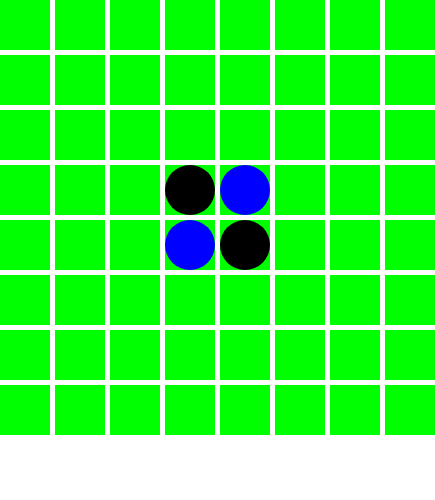
Frame 1 (no input)
Frame 60 (no input): identical to frame 1, image omitted
Frame 120 (the mouse pressed at the canvas centre since frame 60): identical to frame 1, image omitted

The p5.js sketch that drew this single still picture (run headless with seeded random() and noise() and a simulated clock; from frame 60 on, the mouse is pressed at the canvas centre):

// p5.js sketch
// ── sketch.js
var turn;
var player1, player2;
var winner = [], basePieces = [];
var x;

function setup() {
    createCanvas(435, 500);
    turn = 0;
    player1 = new Player(0, 0, 0, "Player 1");
    player2 = new Player(0, 0, 255, "Player 2");
    for (loop1 = 25; loop1 <= 410; loop1 += 55) {
        for (loop2 = 25; loop2 <= 410; loop2 += 55) {
            new EmptySpace(loop1, loop2);
        }
    }
    basePieces = [new Piece(190, 190, player1), new Piece(190, 245, player2), new Piece(245, 190, player2), new Piece(245, 245, player1)];
}

function draw() {
    displayAllEmptySpaces();
    displayAllPieces();
    EmptyCheck();
}

function mouseReleased() {
    placePieceAll();
}

function reset() {
    turn = 0;
    revertToOrignal();
    allPieces = basePieces;
}
// ── colour+position.js
class Colour {
    constructor(r, g, b) {
        this.r = r;
        this.g = g;
        this.b = b;
    }
}

class Position {
    constructor(x, y) {
        this.x = x;
        this.y = y;
    }
}
// ── emptySpace.js
var allEmptySpaces = [];

class EmptySpace {
    constructor(x ,y) {
        this.position = new Position(x, y);
        this.empty = true;
        this.display = function() {
            push();
            rectMode(CENTER);
            strokeWeight(0);
            fill(0, 255, 0);
            rect(this.position.x, this.position.y, 50, 50);
            pop();
        }
        this.placePiece = function() {
            if (mouseX - this.position.x < 25 && mouseX - this.position.x > -25 && mouseY - this.position.y < 25 && mouseY - this.position.y > -25 && this.empty) {
                for(loop2 = 0; loop2 < allPlayers.length; loop2++) {
                    if (allPlayers[loop2].turn === turn % allPlayers.length) {
                        condition1 = true;
                        for (loop3 = this.position; condition1;) {
                            loop3.x += 55;
                            condition1 = false;
                            for (loop4 = 0; loop4 < allPieces.length; loop4++) {
                                if (allPieces[loop4].position.x === loop3.x && allPieces[loop4].position.y === loop3.y) {
                                    if (allPlayers[loop2].colour.r != allPieces[loop4].colour.r || allPlayers[loop2].colour.g != allPieces[loop4].colour.g || allPlayers[loop2].colour.b != allPieces[loop4].colour.b) {
                                        allPieces[loop4].switching = true;
                                    }
                                    condition1 = true;
                                    if (allPlayers[loop2].colour.r === allPieces[loop4].colour.r && allPlayers[loop2].colour.g === allPieces[loop4].colour.g && allPlayers[loop2].colour.b === allPieces[loop4].colour.b) {
                                        switchSwitch();
                                        condition1 = false;
                                    }
                                    loop4 = allPieces.length;
                                }
                            }
                        }
                        switchingAllFalse();
                        condition1 = true;
                        for (loop3 = this.position; condition1;) {
                            loop3.x -= 55;
                            condition1 = false;
                            for (loop4 = 0; loop4 < allPieces.length; loop4++) {
                                if (allPieces[loop4].position.x === loop3.x && allPieces[loop4].position.y === loop3.y) {
                                    if (allPlayers[loop2].colour.r != allPieces[loop4].colour.r || allPlayers[loop2].colour.g != allPieces[loop4].colour.g || allPlayers[loop2].colour.b != allPieces[loop4].colour.b) {
                                        allPieces[loop4].switching = true;
                                    }
                                    condition1 = true;
                                    if (allPlayers[loop2].colour.r === allPieces[loop4].colour.r && allPlayers[loop2].colour.g === allPieces[loop4].colour.g && allPlayers[loop2].colour.b === allPieces[loop4].colour.b) {
                                        switchSwitch();
                                        condition1 = false;
                                    }
                                    loop4 = allPieces.length;
                                }
                            }
                        }
                        switchingAllFalse();
                        condition1 = true;
                        for (loop3 = this.position; condition1;) {
                            loop3.y += 55;
                            condition1 = false;
                            for (loop4 = 0; loop4 < allPieces.length; loop4++) {
                                if (allPieces[loop4].position.x === loop3.x && allPieces[loop4].position.y === loop3.y) {
                                    if (allPlayers[loop2].colour.r != allPieces[loop4].colour.r || allPlayers[loop2].colour.g != allPieces[loop4].colour.g || allPlayers[loop2].colour.b != allPieces[loop4].colour.b) {
                                        allPieces[loop4].switching = true;
                                    }
                                    condition1 = true;
                                    if (allPlayers[loop2].colour.r === allPieces[loop4].colour.r && allPlayers[loop2].colour.g === allPieces[loop4].colour.g && allPlayers[loop2].colour.b === allPieces[loop4].colour.b) {
                                        switchSwitch();
                                        condition1 = false;
                                    }
                                    loop4 = allPieces.length;
                                }
                            }
                        }
                        switchingAllFalse();
                        condition1 = true;
                        for (loop3 = this.position; condition1;) {
                            loop3.y -= 55;
                            condition1 = false;
                            for (loop4 = 0; loop4 < allPieces.length; loop4++) {
                                if (allPieces[loop4].position.x === loop3.x && allPieces[loop4].position.y === loop3.y) {
                                    if (allPlayers[loop2].colour.r != allPieces[loop4].colour.r || allPlayers[loop2].colour.g != allPieces[loop4].colour.g || allPlayers[loop2].colour.b != allPieces[loop4].colour.b) {
                                        allPieces[loop4].switching = true;
                                    }
                                    condition1 = true;
                                    if (allPlayers[loop2].colour.r === allPieces[loop4].colour.r && allPlayers[loop2].colour.g === allPieces[loop4].colour.g && allPlayers[loop2].colour.b === allPieces[loop4].colour.b) {
                                        switchSwitch();
                                        condition1 = false;
                                    }
                                    loop4 = allPieces.length;
                                }
                            }
                        }
                        switchingAllFalse();
                        condition1 = true;
                        for (loop3 = this.position; condition1;) {
                            loop3.x += 55;
                            loop3.y += 55;
                            condition1 = false;
                            for (loop4 = 0; loop4 < allPieces.length; loop4++) {
                                if (allPieces[loop4].position.x === loop3.x && allPieces[loop4].position.y === loop3.y) {
                                    if (allPlayers[loop2].colour.r != allPieces[loop4].colour.r || allPlayers[loop2].colour.g != allPieces[loop4].colour.g || allPlayers[loop2].colour.b != allPieces[loop4].colour.b) {
                                        allPieces[loop4].switching = true;
                                    }
                                    condition1 = true;
                                    if (allPlayers[loop2].colour.r === allPieces[loop4].colour.r && allPlayers[loop2].colour.g === allPieces[loop4].colour.g && allPlayers[loop2].colour.b === allPieces[loop4].colour.b) {
                                        switchSwitch();
                                        condition1 = false;
                                    }
                                    loop4 = allPieces.length;
                                }
                            }
                        }
                        switchingAllFalse();
                        condition1 = true;
                        for (loop3 = this.position; condition1;) {
                            loop3.x += 55;
                            loop3.y -= 55;
                            condition1 = false;
                            for (loop4 = 0; loop4 < allPieces.length; loop4++) {
                                if (allPieces[loop4].position.x === loop3.x && allPieces[loop4].position.y === loop3.y) {
                                    if (allPlayers[loop2].colour.r != allPieces[loop4].colour.r || allPlayers[loop2].colour.g != allPieces[loop4].colour.g || allPlayers[loop2].colour.b != allPieces[loop4].colour.b) {
                                        allPieces[loop4].switching = true;
                                    }
                                    condition1 = true;
                                    if (allPlayers[loop2].colour.r === allPieces[loop4].colour.r && allPlayers[loop2].colour.g === allPieces[loop4].colour.g && allPlayers[loop2].colour.b === allPieces[loop4].colour.b) {
                                        switchSwitch();
                                        condition1 = false;
                                    }
                                    loop4 = allPieces.length;
                                }
                            }
                        }
                        switchingAllFalse();
                        condition1 = true;
                        for (loop3 = this.position; condition1;) {
                            loop3.x -= 55;
                            loop3.y += 55;
                            condition1 = false;
                            for (loop4 = 0; loop4 < allPieces.length; loop4++) {
                                if (allPieces[loop4].position.x === loop3.x && allPieces[loop4].position.y === loop3.y) {
                                    if (allPlayers[loop2].colour.r != allPieces[loop4].colour.r || allPlayers[loop2].colour.g != allPieces[loop4].colour.g || allPlayers[loop2].colour.b != allPieces[loop4].colour.b) {
                                        allPieces[loop4].switching = true;
                                    }
                                    condition1 = true;
                                    if (allPlayers[loop2].colour.r === allPieces[loop4].colour.r && allPlayers[loop2].colour.g === allPieces[loop4].colour.g && allPlayers[loop2].colour.b === allPieces[loop4].colour.b) {
                                        switchSwitch();
                                        condition1 = false;
                                    }
                                    loop4 = allPieces.length;
                                }
                            }
                        }
                        switchingAllFalse();
                        condition1 = true;
                        for (loop3 = this.position; condition1;) {
                            loop3.x -= 55;
                            loop3.y -= 55;
                            condition1 = false;
                            for (loop4 = 0; loop4 < allPieces.length; loop4++) {
                                if (allPieces[loop4].position.x === loop3.x && allPieces[loop4].position.y === loop3.y) {
                                    if (allPlayers[loop2].colour.r != allPieces[loop4].colour.r || allPlayers[loop2].colour.g != allPieces[loop4].colour.g || allPlayers[loop2].colour.b != allPieces[loop4].colour.b) {
                                        allPieces[loop4].switching = true;
                                    }
                                    condition1 = true;
                                    if (allPlayers[loop2].colour.r === allPieces[loop4].colour.r && allPlayers[loop2].colour.g === allPieces[loop4].colour.g && allPlayers[loop2].colour.b === allPieces[loop4].colour.b) {
                                        switchSwitch();
                                        condition1 = false;
                                    }
                                    loop4 = allPieces.length;
                                }
                            }
                        }
                        switchingAllFalse();
                        for (loop3 = 0; loop3 < allPieces.length; loop3++) {
                            if (allPieces[loop3].switch) {
                                switchAll(allPlayers[loop2]);
                                new Piece(this.position.x, this.position.y, allPlayers[loop2]);
                                turn++;
                                loop3 = allPieces.length;
                                loop2 = allPlayers.length;
                                loop1 = allEmptySpaces.length;
                            }
                        }
                    }
                }
            }
        }
        allEmptySpaces.push(this);
    }
}

function placePieceAll() {
    for(loop1 = 0; loop1 < allEmptySpaces.length; loop1++) {
        allEmptySpaces[loop1].placePiece();
    }
}

function displayAllEmptySpaces() {
    for (loop1 = 0; loop1 < allEmptySpaces.length; loop1++) {
        allEmptySpaces[loop1].display();
    }
}

function EmptyCheck() {
    for (loop1 = 0; loop1 < allEmptySpaces.length; loop1++) {
        allEmptySpaces[loop1].empty = true;
    }
    for (loop1 = 0; loop1 < allEmptySpaces.length; loop1++) {
        for (loop2 = 0; loop2 < allPieces.length; loop2++) {
            if (allPieces[loop2].position.x === allEmptySpaces[loop1].position.x && allPieces[loop2].position.y === allEmptySpaces[loop1].position.y) {
                allEmptySpaces[loop1].empty = false;
            }
        }
    }
}
// ── piece.js
var allPieces = [];

class Piece {
    constructor(x, y, player) {
        this.position = new Position(x, y);
        this.orignalColour = player.colour;
        this.colour = player.colour;
        this.switching = false;
        this.switch = false;
        this.display = function() {
            push();
            strokeWeight(0);
            fill(this.colour.r, this.colour.g, this.colour.b)
            ellipseMode(RADIUS);
            ellipse(this.position.x, this.position.y, 25, 25);
            pop();
        }
        allPieces.push(this);
    }
}

function displayAllPieces() {
    for (loop1 = 0; loop1 < allPieces.length; loop1++) {
        allPieces[loop1].display();
    }
}

function switchAll(player) {
    for (loop3 = 0; loop3 < allPieces.length; loop3++) {
        if (allPieces[loop3].switch) {
            allPieces[loop3].colour = player.colour;
            allPieces[loop3].switch = false;
        }
    }
}

function switchAllFalse() {
    for (loop3 = 0; loop3 < allPieces.length; loop3++) {
        allPieces[loop3].switch = false;
    }
}

function switchSwitch() {
    for (loop3 = 0; loop3 < allPieces.length; loop3++) {
        if (allPieces[loop3].switching) {
            allPieces[loop3].switch = true;
            allPieces[loop3].switching = false;
        }
    }
}

function switchingAllFalse() {
    for (loop3 = 0; loop3 < allPieces.length; loop3++) {
        allPieces[loop3].switching = false;
    }
}

function revertToOrignal() {
    for (loop1 = 0; loop1 < allPieces.length; loop1++) {
        allPieces[loop1].colour =  allPieces[loop1].orignalColour;
    }
}
// ── player.js
var allPlayers = [], loop1, loop2, loop3, loop4, condition1;

class Player {
    constructor(r, g, b, name) {
        this.name = name;
        this.colour = new Colour(r, g, b);
        this.turn = allPlayers.length;
        this.turnText = function(x, y) {
            if (turn % turn.length === this.turn) {
                push();
                strokeWeight(0);
                fill(this.colour.r, this.colour.g, this.colour.b);
                text("Turn of : " + this.name, x, y);
                pop();
            }
        }
        this.score = 0;
        this.getScore = function() {
            this.score = 0;
            for(loop1 = 0; loop1 < allPieces.length; loop1++) {
                if (allPieces[loop1].colour.r === this.colour.r && allPieces[loop1].colour.g === this.colour.g && allPieces[loop1].colour.b === this.colour.b) {
                    this.score++;
                }
            }
            return this.score;
        }
        this.printScore = function(x, y) {
            push();
            strokeWeight(0);
            fill(this.colour.r, this.colour.g, this.colour.b);
            text("Score of" + this.name + " = " + this.getScore, x, y);
            pop();
        }
        allPlayers.push(this);
    }
}

function turnTextAll(x, y) {
    for(loop1 = 0; loop1 < allPlayers.length; loop1++) {
        allPlayers[loop1].turnText(x, y);
    }
}
